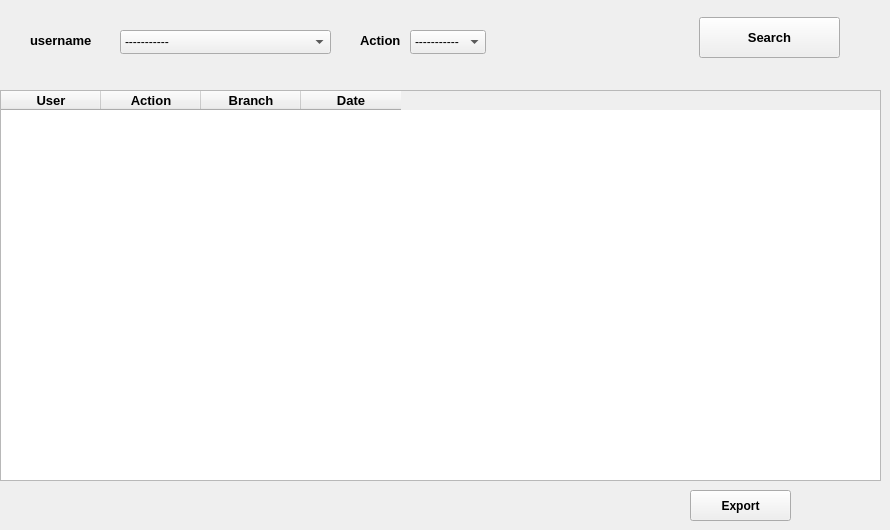
         <widget class="QWidget" name="tab_5">
          <attribute name="title">
           <string>History</string>
          </attribute>
          <widget class="QTableWidget" name="tableWidget_6">
           <property name="geometry">
            <rect>
             <x>0</x>
             <y>90</y>
             <width>881</width>
             <height>391</height>
            </rect>
           </property>
           <property name="font">
            <font>
             <family>Ubuntu</family>
             <pointsize>10</pointsize>
             <weight>75</weight>
             <italic>false</italic>
             <bold>true</bold>
            </font>
           </property>
           <column>
            <property name="text">
             <string>User</string>
            </property>
           </column>
           <column>
            <property name="text">
             <string>Action</string>
            </property>
           </column>
           <column>
            <property name="text">
             <string>Branch</string>
            </property>
           </column>
           <column>
            <property name="text">
             <string>Date</string>
            </property>
           </column>
          </widget>
          <widget class="QLabel" name="label_42">
           <property name="geometry">
            <rect>
             <x>360</x>
             <y>30</y>
             <width>58</width>
             <height>21</height>
            </rect>
           </property>
           <property name="font">
            <font>
             <family>Ubuntu</family>
             <pointsize>10</pointsize>
             <weight>75</weight>
             <bold>true</bold>
            </font>
           </property>
           <property name="text">
            <string>Action</string>
           </property>
          </widget>
          <widget class="QComboBox" name="comboBox_26">
           <property name="geometry">
            <rect>
             <x>410</x>
             <y>30</y>
             <width>76</width>
             <height>24</height>
            </rect>
           </property>
           <item>
            <property name="text">
             <string>-----------</string>
            </property>
           </item>
           <item>
            <property name="text">
             <string>Login</string>
            </property>
           </item>
           <item>
            <property name="text">
             <string>Add</string>
            </property>
           </item>
           <item>
            <property name="text">
             <string>Edit</string>
            </property>
           </item>
           <item>
            <property name="text">
             <string>Delete</string>
            </property>
           </item>
           <item>
            <property name="text">
             <string>Rent</string>
            </property>
           </item>
           <item>
            <property name="text">
             <string>Retreive</string>
            </property>
           </item>
           <item>
            <property name="text">
             <string>Logout</string>
            </property>
           </item>
           <item>
            <property name="text">
             <string>Export</string>
            </property>
           </item>
           <item>
            <property name="text">
             <string>Import</string>
            </property>
           </item>
          </widget>
          <widget class="QPushButton" name="pushButton_33">
           <property name="geometry">
            <rect>
             <x>699</x>
             <y>17</y>
             <width>141</width>
             <height>41</height>
            </rect>
           </property>
           <property name="font">
            <font>
             <family>Ubuntu</family>
             <pointsize>10</pointsize>
             <weight>75</weight>
             <italic>false</italic>
             <bold>true</bold>
            </font>
           </property>
           <property name="text">
            <string>Search</string>
           </property>
          </widget>
          <widget class="QPushButton" name="pushButton_47">
           <property name="geometry">
            <rect>
             <x>690</x>
             <y>490</y>
             <width>101</width>
             <height>31</height>
            </rect>
           </property>
           <property name="font">
            <font>
             <weight>75</weight>
             <italic>false</italic>
             <bold>true</bold>
            </font>
           </property>
           <property name="text">
            <string>Export</string>
           </property>
          </widget>
          <widget class="QComboBox" name="comboBox_28">
           <property name="geometry">
            <rect>
             <x>120</x>
             <y>30</y>
             <width>211</width>
             <height>24</height>
            </rect>
           </property>
           <item>
            <property name="text">
             <string>-----------</string>
            </property>
           </item>
           <item>
            <property name="text">
             <string>Login</string>
            </property>
           </item>
           <item>
            <property name="text">
             <string>Add</string>
            </property>
           </item>
           <item>
            <property name="text">
             <string>Edit</string>
            </property>
           </item>
           <item>
            <property name="text">
             <string>Delete</string>
            </property>
           </item>
           <item>
            <property name="text">
             <string>Rent</string>
            </property>
           </item>
           <item>
            <property name="text">
             <string>Retrieve</string>
            </property>
           </item>
           <item>
            <property name="text">
             <string>Logout</string>
            </property>
           </item>
           <item>
            <property name="text">
             <string>Export</string>
            </property>
           </item>
           <item>
            <property name="text">
             <string>Import</string>
            </property>
           </item>
          </widget>
          <widget class="QLabel" name="label_43">
           <property name="geometry">
            <rect>
             <x>30</x>
             <y>30</y>
             <width>81</width>
             <height>21</height>
            </rect>
           </property>
           <property name="font">
            <font>
             <family>Ubuntu</family>
             <pointsize>10</pointsize>
             <weight>75</weight>
             <bold>true</bold>
            </font>
           </property>
           <property name="text">
            <string>username</string>
           </property>
          </widget>
         </widget>
